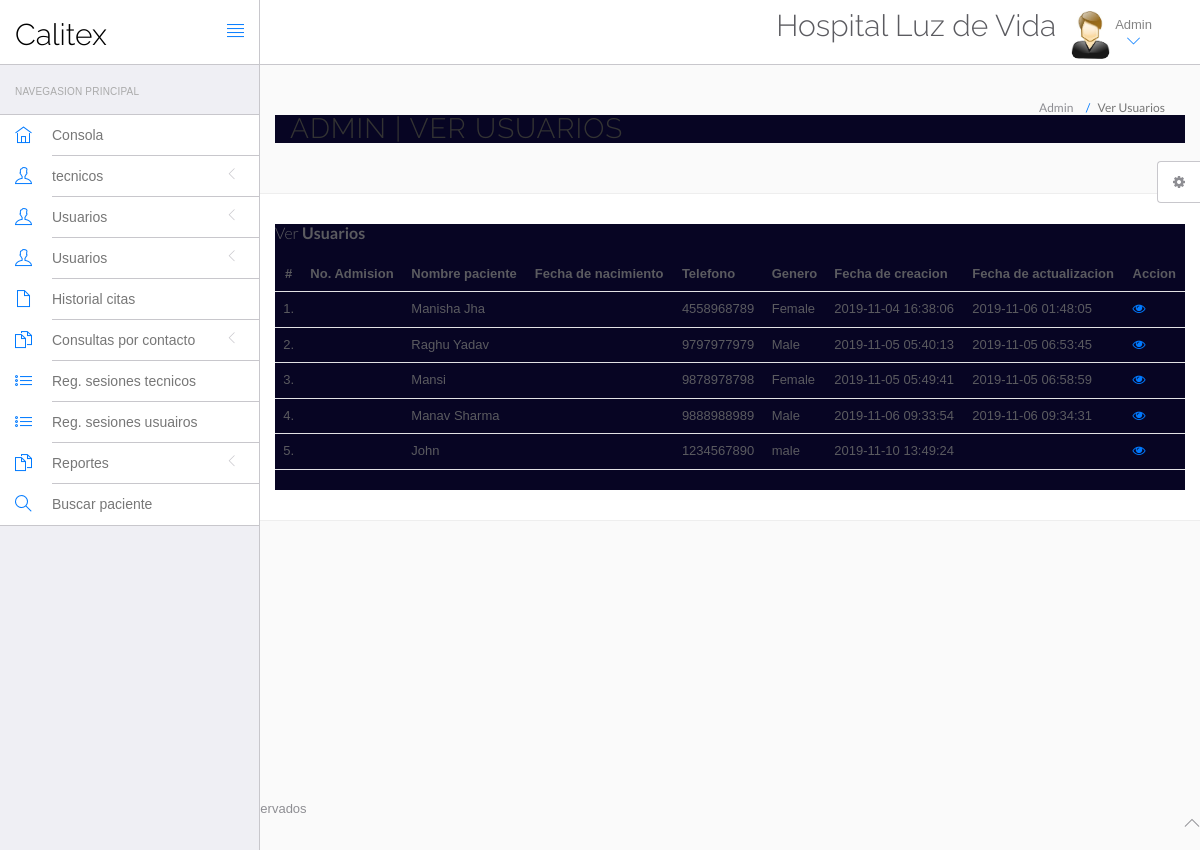
The page /hms/admin/manage-patient.php (signed in) on the database its author committed.
### tables this page shows
CREATE TABLE `tblpatient` (
  `ID` int(10) NOT NULL AUTO_INCREMENT,
  `Docid` int(10) DEFAULT NULL,
  `PatientName` varchar(200) DEFAULT NULL,
  `PatientContno` bigint(10) DEFAULT NULL,
  `PatientEmail` varchar(200) DEFAULT NULL,
  `PatientGender` varchar(50) DEFAULT NULL,
  `PatientAdd` mediumtext DEFAULT NULL,
  `PatientAge` int(10) DEFAULT NULL,
  `PatientMedhis` mediumtext DEFAULT NULL,
  `CreationDate` timestamp NULL DEFAULT current_timestamp(),
  `UpdationDate` timestamp NULL DEFAULT NULL ON UPDATE current_timestamp(),
  PRIMARY KEY (`ID`)
);

### hms/admin/manage-patient.php (the view, shortened to what this page needs)
<?php
include 'include/config.php';
?>
<!DOCTYPE html>
<html lang="en">
	<head>
		<link rel="stylesheet" href="vendor/bootstrap/css/bootstrap.min.css">
		<link rel="stylesheet" href="vendor/fontawesome/css/font-awesome.min.css">
		<link rel="stylesheet" href="vendor/themify-icons/themify-icons.min.css">
		<link href="vendor/animate.css/animate.min.css" rel="stylesheet" media="screen">
		<link href="vendor/perfect-scrollbar/perfect-scrollbar.min.css" rel="stylesheet" media="screen">
		<link href="vendor/switchery/switchery.min.css" rel="stylesheet" media="screen">
		<link href="vendor/bootstrap-touchspin/jquery.bootstrap-touchspin.min.css" rel="stylesheet" media="screen">
		<link href="vendor/select2/select2.min.css" rel="stylesheet" media="screen">
		<link href="vendor/bootstrap-datepicker/bootstrap-datepicker3.standalone.min.css" rel="stylesheet" media="screen">
		<link href="vendor/bootstrap-timepicker/bootstrap-timepicker.min.css" rel="stylesheet" media="screen">
		<link rel="stylesheet" href="assets/css/styles.css">
		<link rel="stylesheet" href="assets/css/plugins.css">
		<link rel="stylesheet" href="assets/css/themes/theme-1.css" id="skin_color" />
	</head>
	<body>
		<div id="app">
<?php include 'include/sidebar.php';?>
<div class="app-content">
<?php include 'include/header.php';?>
<div class="main-content" >
<div class="wrap-content container" id="container">
<section id="page-title">
<div class="row">
<div class="col-sm-10">
<h1 class="mainTitle">Admin | Ver Usuarios</h1>
</div>
<ol class="breadcrumb">
<li>
<span>Admin</span>
</li>
<li class="active">
<span>Ver Usuarios</span>
</li>
</ol>
</div>
</section>
<div class="container-fluid container-fullw bg-white">
<div class="row">
<div class="col-md-14">
<h5 class="over-title margin-bottom-15">Ver<span class="text-bold"> Usuarios</span></h5>
<table class="table table-hover" id="sample-table-1">
<thead>
<tr>
<th class="center">#</th>
<th>No. Admision</th>
<th>Nombre paciente</th>
<th>Fecha de nacimiento</th>
<th>Telefono</th>
<th>Genero</th>
<th>Fecha de creacion</th>
<th>Fecha de actualizacion</th>
<th>Accion</th>
</tr>
</thead>
<tbody>
<?php
$sql = mysqli_query($con, "select * from tblpatient");
$cnt = 1;
while ($row = mysqli_fetch_array($sql)) {
    ?>
<tr>
<td class="center"><?php echo $cnt; ?>.</td>
<td><?php echo $row['PatientAdmision'];?></td>
<td class="hidden-xs"><?php echo $row['PatientName']; ?></td>
<td><?php echo $row['FechaNac'];?></td>
<td><?php echo $row['PatientContno']; ?></td>
<td><?php echo $row['PatientGender']; ?></td>
<td><?php echo $row['CreationDate']; ?></td>
<td><?php echo $row['UpdationDate']; ?>
</td>
<td>
<a href="view-patient.php?viewid=<?php echo $row['ID']; ?>"><i class="fa fa-eye"></i></a>
</td>
</tr>
<?php
$cnt = $cnt + 1;
}?>
</tbody>
</table>
</div>
</div>
</div>
</div>
</div>
</div>
</div>
	<?php include 'include/footer.php';?>
	<?php include 'include/setting.php';?>
	</body>
</html>

### hms/admin/include/sidebar.php (shortened to what this page needs)
<div class="sidebar app-aside" id="sidebar">
				<div class="sidebar-container perfect-scrollbar">
<nav>
						<div class="navbar-title">
							<span>Navegasion principal</span>
						</div>
						<ul class="main-navigation-menu">
							<li>
								<a href="dashboard.php">
									<div class="item-content">
										<div class="item-media">
											<i class="ti-home"></i>
										</div>
										<div class="item-inner">
											<span class="title">Consola</span>
										</div>
									</div>
								</a>
							</li>
							<li>
								<a href="javascript:void(0)">
									<div class="item-content">
										<div class="item-media">
											<i class="ti-user"></i>
										</div>
										<div class="item-inner">
											<span class="title">tecnicos</span><i class="icon-arrow"></i>
										</div>
									</div>
								</a>
								</li>
				<li>
								<a href="javascript:void(0)">
									<div class="item-content">
										<div class="item-media">
											<i class="ti-user"></i>
										</div>
										<div class="item-inner">
											<span class="title">Usuarios</span><i class="icon-arrow"></i>
										</div>
									</div>
								</a>
								</li>
								<li>
								<a href="javascript:void(0)">
									<div class="item-content">
										<div class="item-media">
											<i class="ti-user"></i>
										</div>
										<div class="item-inner">
											<span class="title">Usuarios</span><i class="icon-arrow"></i>
										</div>
									</div>
								</a>
								</li>
<li>
								<a href="appointment-history.php">
									<div class="item-content">
										<div class="item-media">
											<i class="ti-file"></i>
										</div>
										<div class="item-inner">
											<span class="title">Historial citas</span>
										</div>
									</div>
								</a>
							</li>
				<li>
								<a href="javascript:void(0)">
									<div class="item-content">
										<div class="item-media">
											<i class="ti-files"></i>
										</div>
										<div class="item-inner">
											<span class="title">Consultas por contacto</span><i class="icon-arrow"></i>
										</div>
									</div>
								</a>
								</li>
	<li>
								<a href="doctor-logs.php">
									<div class="item-content">
										<div class="item-media">
											<i class="ti-list"></i>
										</div>
										<div class="item-inner">
											<span class="title">Reg. sesiones tecnicos</span>
										</div>
									</div>
								</a>
							</li>
							<li>
								<a href="user-logs.php">
									<div class="item-content">
										<div class="item-media">
											<i class="ti-list"></i>
										</div>
										<div class="item-inner">
											<span class="title">Reg. sesiones usuairos</span>
										</div>
									</div>
								</a>
							</li>
				<li>
								<a href="javascript:void(0)">
									<div class="item-content">
										<div class="item-media">
											<i class="ti-files"></i>
										</div>
										<div class="item-inner">
											<span class="title">Reportes</span><i class="icon-arrow"></i>
										</div>
									</div>
								</a>
								<li>
								<a href="patient-search.php">
									<div class="item-content">
										<div class="item-media">
											<i class="ti-search"></i>
										</div>
										<div class="item-inner">
											<span class="title">Buscar paciente</span>
										</div>
									</div>
								</a>
							</li>
								</li>
						</ul>
					</nav>
					</div>
			</div>

### hms/admin/include/header.php (shortened to what this page needs)
<header class="navbar navbar-default navbar-static-top">
					<div class="navbar-header">
						<a class="navbar-brand" href="#">
							<h2 style="padding-top:20%; color:#000 ">Calitex</h2>
						</a>
						<a href="#" class="sidebar-toggler pull-right visible-md visible-lg" data-toggle-class="app-sidebar-closed" data-toggle-target="#app">
							<i class="ti-align-justify"></i>
						</a>
					</div>
					<div class="navbar-collapse collapse">
						<ul class="nav navbar-right">
								<li  style="padding-top:2% ">
								<h2>Hospital Luz de Vida</h2>
							</li>
							<li class="dropdown current-user">
								<a href class="dropdown-toggle" data-toggle="dropdown">
									<img src="assets/images/images.jpg" > <span class="username">
			                          Admin
									<i class="ti-angle-down"></i></i></span>
								</a>
							</li>
						</ul>
					</div>
				</header>

### hms/admin/include/footer.php
<footer>
				<div class="footer-inner">
					<div class="pull-left">
						&copy; <span class="current-year"></span><span class="text-bold text-uppercase">geoffdeep</span>. <span>todos los derechos reservados</span>
					</div>
					<div class="pull-right">
						<span class="go-top"><i class="ti-angle-up"></i></span>
					</div>
				</div>
			</footer>

### hms/admin/include/setting.php (shortened to what this page needs)
<div class="settings panel panel-default hidden-xs hidden-sm" id="settings">
				<button ct-toggle="toggle" data-toggle-class="active" data-toggle-target="#settings" class="btn btn-default">
					<i class="fa fa-spin fa-gear"></i>
				</button>
			</div>

### hms/admin/assets/css/plugins.css (style rules this page uses)
.perfect-scrollbar { overflow-y: hidden !important; }

### hms/admin/assets/css/themes/theme-1.css (style rules this page uses)
body { background: #FAFAFA; }
header .navbar-header { background: #ffffff !important; border-right-color: #c8c7cc !important; border-bottom-color: #c8c7cc !important; }
header .navbar-header .sidebar-toggler, header .navbar-header .sidebar-mobile-toggler { color: #007aff !important; }
header .navbar-header .navbar-brand { color: #777 !important; }
header .navbar-collapse { background: #ffffff !important; border-bottom-color: #c8c7cc !important; box-shadow: none !important; }
header .navbar-collapse .navbar-right > li > a { color: #777; }
header .navbar-collapse .navbar-right > li > a i { color: #007aff !important; }
#sidebar { background: #EFEFF4 !important; }
#sidebar:before { border-right-width: "1px" !important; border-right-style: solid; border-right-color: #c8c7cc !important; }
#sidebar nav { border-right-width: "1px" !important; border-right-style: solid; border-right-color: #c8c7cc !important; }
#sidebar nav .navbar-title { color: #aaaaaa; }
#sidebar nav > ul { background: #ffffff !important; border-bottom-color: #c8c7cc !important; border-top-color: #c8c7cc !important; }
#sidebar nav > ul > li > a .item-media > i { color: #007aff !important; }
#sidebar nav > ul > li > a .item-inner { color: #777 !important; border-bottom-color: #c8c7cc; }

### rows shown on the page
tblpatient: PatientName "Manisha Jha", PatientContno "4558968789", PatientGender "Female", CreationDate "2019-11-04 16:38:06", UpdationDate "2019-11-06 01:48:05"
tblpatient: PatientName "Raghu Yadav", PatientContno "9797977979", PatientGender "Male", CreationDate "2019-11-05 05:40:13", UpdationDate "2019-11-05 06:53:45"
tblpatient: PatientName "Mansi", PatientContno "9878978798", PatientGender "Female", CreationDate "2019-11-05 05:49:41", UpdationDate "2019-11-05 06:58:59"
tblpatient: PatientName "Manav Sharma", PatientContno "9888988989", PatientGender "Male", CreationDate "2019-11-06 09:33:54", UpdationDate "2019-11-06 09:34:31"
tblpatient: PatientName "John", PatientContno "1234567890", PatientGender "male", CreationDate "2019-11-10 13:49:24"
